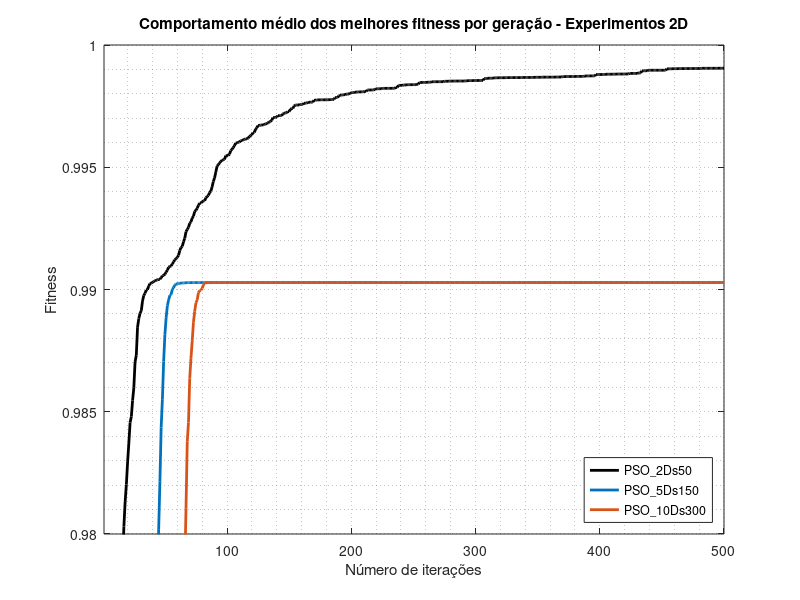

Recreate this plot in MATLAB. (Note: this script raises an error after producing the figure.)
clc;
clear all;
close all;

# 2D, 5D and 10D
PSO_2Ds50   = csvread('PSO_2Ds50.csv');
PSO_5Ds150  = csvread('PSO_5Ds150.csv');
PSO_10Ds300 = csvread('PSO_10Ds300.csv');

# plot results
t = 1:length(PSO_2Ds50);

# use gnuplot toolkit
#graphics_toolkit('gnuplot');

figure(1);
plot(t, PSO_2Ds50(:, 2), '-k', 'linewidth', 2, ...
     t, PSO_5Ds150(:, 2), '-', 'linewidth', 2, ...
     t, PSO_10Ds300(:, 2), '-', 'linewidth', 2);
%hold on;
%plot(t, reER1p(:, 3), '-', 'linewidth', 2, ...
%     t, reERUn(:, 3), '-', 'linewidth', 2, ...
%     t, reET2p(:, 3), '-', 'linewidth', 2, ...
%     t, reETUn(:, 3), '-', 'linewidth', 2);
%hold on;
%plot(t, reE2R1p(:, 3), '-b', 'linewidth', 2, ...
%     t, reE2T1p(:, 3), '-', 'linewidth', 2, ...
%     t, reE3R2p(:, 3), '-', 'linewidth', 2, ...
%     t, reE3T2p(:, 3), '-', 'linewidth', 2);
%hold off;
grid minor;
legend('PSO\_2Ds50', ...
       'PSO\_5Ds150', ...
       'PSO\_10Ds300', ...
       'location', 'southeast');
title('Comportamento médio dos melhores fitness por geração - Experimentos 2D');
xlabel('Número de iterações');
ylabel('Fitness');
axis([1 500 .98 1]);

# show statistics resume
disptbl('PSO_2Ds50', PSO_2Ds50, 50);
disptbl('PSO_5Ds150', PSO_5Ds150, 50);
disptbl('PSO_10Ds300', PSO_10Ds300, 50);